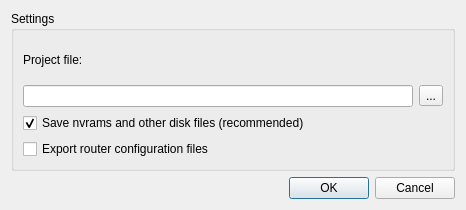
<ui version="4.0" >
 <class>NewProject</class>
 <widget class="QDialog" name="NewProject" >
  <property name="geometry" >
   <rect>
    <x>0</x>
    <y>0</y>
    <width>466</width>
    <height>210</height>
   </rect>
  </property>
  <property name="windowTitle" >
   <string>New Project</string>
  </property>
  <property name="windowIcon" >
   <iconset resource="../../../../gns3-artwork/svg_resources.qrc" >:/images/logo_icon.png</iconset>
  </property>
  <layout class="QVBoxLayout" >
   <item>
    <widget class="QGroupBox" name="groupBox" >
     <property name="title" >
      <string>Settings</string>
     </property>
     <layout class="QGridLayout" >
      <item row="0" column="0" >
       <widget class="QLabel" name="label" >
        <property name="text" >
         <string>Project file:</string>
        </property>
       </widget>
      </item>
      <item row="1" column="0" >
       <widget class="QLineEdit" name="ProjectPath" />
      </item>
      <item row="1" column="1" >
       <widget class="QToolButton" name="NewProject_browser" >
        <property name="text" >
         <string>...</string>
        </property>
        <property name="toolButtonStyle" >
         <enum>Qt::ToolButtonTextOnly</enum>
        </property>
       </widget>
      </item>
      <item row="2" column="0" colspan="2" >
       <widget class="QCheckBox" name="checkBox_WorkdirFiles" >
        <property name="text" >
         <string>Save nvrams and other disk files (recommended)</string>
        </property>
        <property name="checked" >
         <bool>true</bool>
        </property>
       </widget>
      </item>
      <item row="3" column="0" colspan="2" >
       <widget class="QCheckBox" name="checkBox_ConfigFiles" >
        <property name="text" >
         <string>Export router configuration files</string>
        </property>
       </widget>
      </item>
     </layout>
    </widget>
   </item>
   <item>
    <widget class="QDialogButtonBox" name="buttonBox" >
     <property name="orientation" >
      <enum>Qt::Horizontal</enum>
     </property>
     <property name="standardButtons" >
      <set>QDialogButtonBox::Cancel|QDialogButtonBox::NoButton|QDialogButtonBox::Ok</set>
     </property>
    </widget>
   </item>
  </layout>
 </widget>
 <resources>
  <include location="../../../../gns3-artwork/svg_resources.qrc" />
 </resources>
 <connections>
  <connection>
   <sender>buttonBox</sender>
   <signal>accepted()</signal>
   <receiver>NewProject</receiver>
   <slot>accept()</slot>
   <hints>
    <hint type="sourcelabel" >
     <x>248</x>
     <y>254</y>
    </hint>
    <hint type="destinationlabel" >
     <x>157</x>
     <y>274</y>
    </hint>
   </hints>
  </connection>
  <connection>
   <sender>buttonBox</sender>
   <signal>rejected()</signal>
   <receiver>NewProject</receiver>
   <slot>reject()</slot>
   <hints>
    <hint type="sourcelabel" >
     <x>316</x>
     <y>260</y>
    </hint>
    <hint type="destinationlabel" >
     <x>286</x>
     <y>274</y>
    </hint>
   </hints>
  </connection>
 </connections>
</ui>
